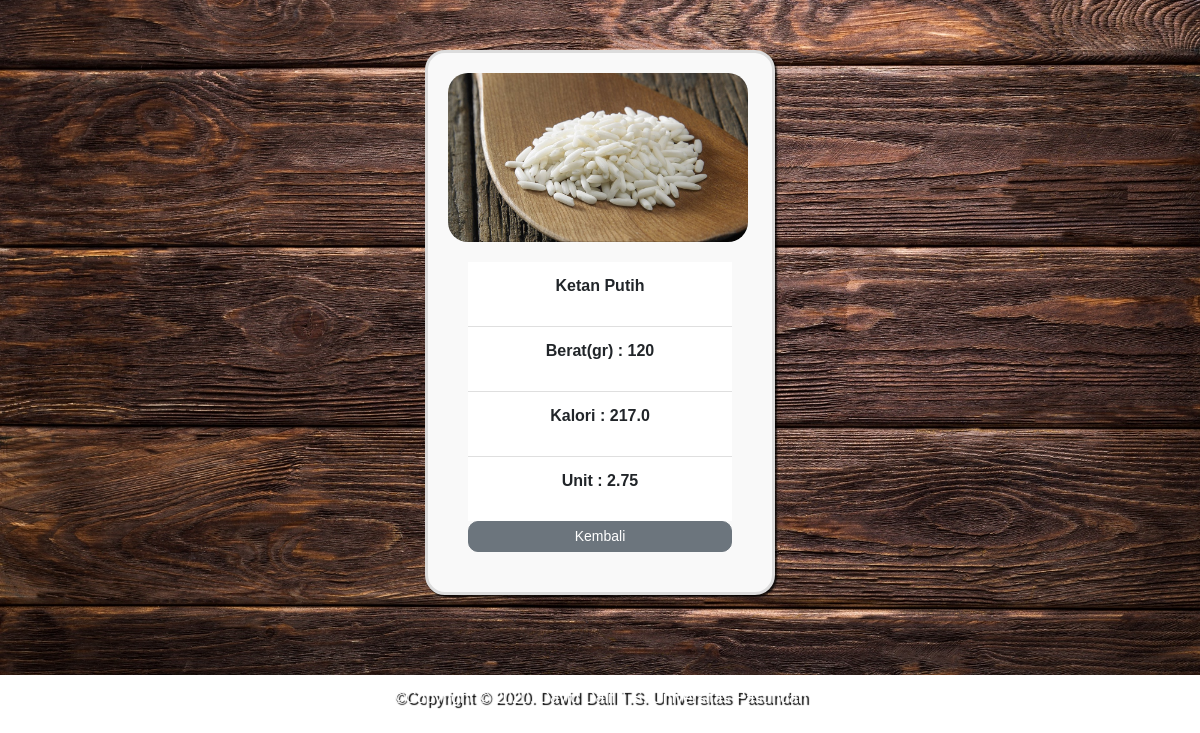
Screenshot of /PW-FINAL-PROJECT-193040002/php/detail.php?id=3 with the database file from the repository.
### tables this page shows
CREATE TABLE `makanan_pokok` (
  `id` int(11) NOT NULL,
  `gambar` varchar(200) NOT NULL,
  `nama_makanan` varchar(250) NOT NULL,
  `berat` char(100) NOT NULL,
  `kalori` char(10) NOT NULL,
  `unit` char(10) NOT NULL
);

### PW-FINAL-PROJECT-193040002/php/functions.php (called while the page is built, shortened)
<?php
function koneksi()
{
  return mysqli_connect('localhost', 'root', '', 'tubes_193040002');
}
function query($sql)
{
  $conn = koneksi();
  $result = mysqli_query($conn, $sql);
  $rows = [];
  while ($row = mysqli_fetch_assoc($result)) {
    $rows[] = $row;
  }
  return $rows;
}

### PW-FINAL-PROJECT-193040002/php/detail.php (the view, shortened to what this page needs)
<?php
require 'functions.php';
$id = $_GET['id'];
$mkn = query("SELECT * FROM makanan_pokok WHERE id = $id")[0];
?>
<!DOCTYPE html>
<html lang="en">
<head>
  <link rel="stylesheet" href="https://stackpath.bootstrapcdn.com/bootstrap/4.4.1/css/bootstrap.min.css">
</head>
<body>
  <div class="container">
    <div class="row">
      <div class="col-lg-12">
        <img src="../assets/img/<?= $mkn['gambar']; ?>" width="250">
        <div class="card-body">
          <div class="keterangan">
            <ul class="list-group list-group-flush" style="text-align: center;">
              <li class="list-group-item">
                <p><?= $mkn['nama_makanan']; ?></p>
              </li>
              <li class="list-group-item">
                <p>Berat(gr) : <?= $mkn['berat']; ?></p>
              </li>
              <li class="list-group-item">
                <p>Kalori : <?= $mkn['kalori']; ?></p>
              </li>
              <li class="list-group-item">
                <p>Unit : <?= $mkn['unit']; ?></p>
              </li>
            </ul>
          </div>
          <a href="../index.php" class="btn btn-secondary btn-sm btn-block" style="border-radius: 10px;">Kembali</a>
        </div>
      </div>
    </div>
  </div>
  <hr>
  <br>
  <footer>
    <div class="cpr">
      <p align="center">&#169;Copyright &copy 2020. David Dalil T.S. Universitas Pasundan</p>
    </div>
  </footer>
</body>
</html>

### PW-FINAL-PROJECT-193040002/php/detail.php (style rules this page uses)
body { background-image: url("../assets/img/bg.jpg"); background-repeat: no-repeat; background-size: 100%; font-family: Arial, Helvetica, sans-serif; }
img { width: 300px; border-radius: 20px; }
.container { width: 350px; min-height: 350px; border: gainsboro solid 3px; background: #f9f9f9; padding: 20px; margin: 50px auto; box-shadow: 2px 2px 2px rgba(0, 0, 0, 0.8); border-radius: 20px; }
li { font-weight: bold; }
.cpr { color: white; text-shadow: 3px 2px 1px black; }

### rows the page displays
makanan_pokok: gambar (picture), nama_makanan "Ketan Putih", berat "120", kalori "217.0", unit "2.75"
